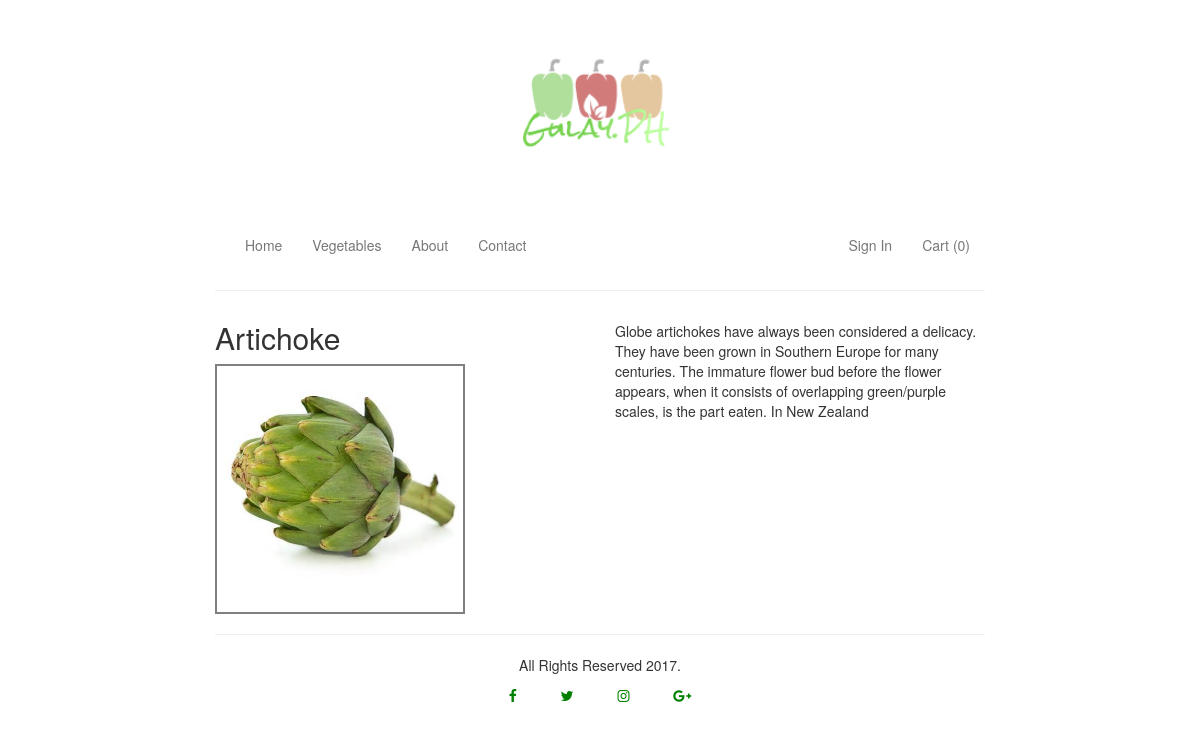
Screenshot of /display_veggies.php?id=1 with the database file from the repository.
### tables this page shows
CREATE TABLE `vegetables` (
  `item_id` int(11) NOT NULL,
  `item_name` varchar(255) NOT NULL,
  `item_description` varchar(255) NOT NULL,
  `item_image` varchar(255) NOT NULL,
  `item_price` double NOT NULL,
  `item_category` varchar(255) NOT NULL
);

### display_veggies.php (the view, shortened to what this page needs)
<?php
function display_content() {
	$id = $_GET['id'];
	require_once 'connection.php';
	$sql = "SELECT * FROM vegetables WHERE item_id = '$id'";
	$result = mysqli_query($conn,$sql);
	if(mysqli_num_rows($result)) {
		while($row = mysqli_fetch_assoc($result)) {
			extract($row);
?>
	<div class="row">
		<div class="col-md-6">
			<h2><?php echo $item_name; ?></h2>
			<img id='delete_pic' src= <?php echo $item_image ?>>
		</div>
		<div class="col-md-6">
			<p><?php echo $item_description; ?></p>
		</div>
	</div>
<?php
		}
	}
}
require_once 'index.php';
 ?>

### css/style.css (style rules this page uses)
h1, h2, h3, h4, h5, h6 { margin-top: 0; }
#delete_pic { max-width: 250px; border: 2px solid grey; }

### rows the page displays
vegetables: item_name "Artichoke", item_image (picture), item_description "Globe artichokes have always been considered a delicacy. They have been grown in Southern Europe for many centuries. The immature flower bud before the flower appears, when it consists of overlapping green/purple scales, is the part eaten. In New Zealand"
